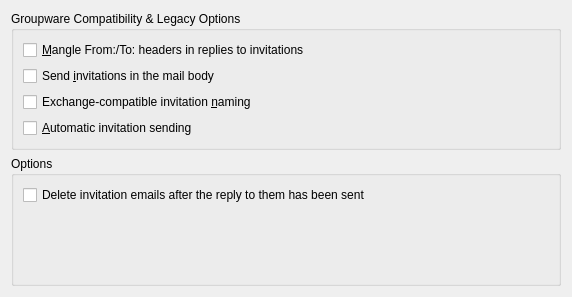
<?xml version="1.0" encoding="UTF-8"?>
<ui version="4.0">
 <class>InvitationSettings</class>
 <widget class="QWidget" name="InvitationSettings">
  <property name="geometry">
   <rect>
    <x>0</x>
    <y>0</y>
    <width>572</width>
    <height>297</height>
   </rect>
  </property>
  <layout class="QVBoxLayout" name="verticalLayout_2">
   <item>
    <widget class="QGroupBox" name="groupBox_2">
     <property name="title">
      <string>Groupware Compatibility &amp;&amp; Legacy Options</string>
     </property>
     <layout class="QVBoxLayout" name="verticalLayout">
      <item>
       <widget class="QCheckBox" name="mLegacyMangleFromTo">
        <property name="toolTip">
         <string>Turn this option on in order to make Outlook(tm) understand your answers to invitation replies</string>
        </property>
        <property name="text">
         <string>&amp;Mangle From:/To: headers in replies to invitations</string>
        </property>
       </widget>
      </item>
      <item>
       <widget class="QCheckBox" name="mLegacyBodyInvites">
        <property name="toolTip">
         <string>Turn this option on in order to make Outlook(tm) understand your answers to invitations</string>
        </property>
        <property name="text">
         <string>Send &amp;invitations in the mail body</string>
        </property>
       </widget>
      </item>
      <item>
       <widget class="QCheckBox" name="mExchangeCompatibleInvitations">
        <property name="toolTip">
         <string>Microsoft Outlook, when used in combination with a Microsoft Exchange server,
has a problem understanding standards-compliant groupware email.
Turn this option on to send groupware invitations in a way that Microsoft Exchange understands.</string>
        </property>
        <property name="text">
         <string>Exchange-compatible invitation &amp;naming</string>
        </property>
       </widget>
      </item>
      <item>
       <widget class="QCheckBox" name="mAutomaticSending">
        <property name="toolTip">
         <string>When this is on, the user will not see the mail composer window. Invitation mails are sent automatically.</string>
        </property>
        <property name="text">
         <string>&amp;Automatic invitation sending</string>
        </property>
       </widget>
      </item>
     </layout>
    </widget>
   </item>
   <item>
    <widget class="QGroupBox" name="groupBox_3">
     <property name="title">
      <string>Options</string>
     </property>
     <layout class="QGridLayout" name="gridLayout">
      <item row="0" column="0">
       <widget class="QCheckBox" name="mDeleteInvitations">
        <property name="text">
         <string>Delete invitation emails after the reply to them has been sent</string>
        </property>
       </widget>
      </item>
      <item row="1" column="0">
       <spacer name="verticalSpacer">
        <property name="orientation">
         <enum>Qt::Vertical</enum>
        </property>
        <property name="sizeHint" stdset="0">
         <size>
          <width>20</width>
          <height>40</height>
         </size>
        </property>
       </spacer>
      </item>
     </layout>
    </widget>
   </item>
  </layout>
 </widget>
 <resources/>
 <connections/>
</ui>
